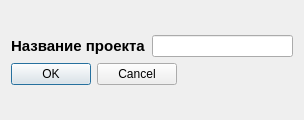
<?xml version="1.0" encoding="UTF-8"?>
<ui version="4.0">
 <class>ProjectName</class>
 <widget class="QDialog" name="ProjectName">
  <property name="geometry">
   <rect>
    <x>0</x>
    <y>0</y>
    <width>304</width>
    <height>120</height>
   </rect>
  </property>
  <property name="sizePolicy">
   <sizepolicy hsizetype="Preferred" vsizetype="Preferred">
    <horstretch>0</horstretch>
    <verstretch>0</verstretch>
   </sizepolicy>
  </property>
  <property name="windowTitle">
   <string>Укажите имя проекта</string>
  </property>
  <property name="windowIcon">
   <iconset resource="resource.qrc">
    <normaloff>:/img/create new.png</normaloff>:/img/create new.png</iconset>
  </property>
  <layout class="QGridLayout" name="gridLayout">
   <item row="0" column="0">
    <layout class="QVBoxLayout" name="verticalLayout">
     <item>
      <layout class="QHBoxLayout" name="horizontalLayout">
       <item alignment="Qt::AlignHCenter|Qt::AlignVCenter">
        <widget class="QLabel" name="label">
         <property name="text">
          <string>&lt;html&gt;&lt;head/&gt;&lt;body&gt;&lt;p&gt;&lt;span style=&quot; font-size:11pt; font-weight:600;&quot;&gt;Название проекта&lt;/span&gt;&lt;/p&gt;&lt;/body&gt;&lt;/html&gt;</string>
         </property>
        </widget>
       </item>
       <item>
        <widget class="QLineEdit" name="projectName"/>
       </item>
      </layout>
     </item>
     <item alignment="Qt::AlignLeft">
      <widget class="QDialogButtonBox" name="buttonBox">
       <property name="standardButtons">
        <set>QDialogButtonBox::Cancel|QDialogButtonBox::Ok</set>
       </property>
      </widget>
     </item>
    </layout>
   </item>
  </layout>
 </widget>
 <resources>
  <include location="resource.qrc"/>
 </resources>
 <connections/>
</ui>
